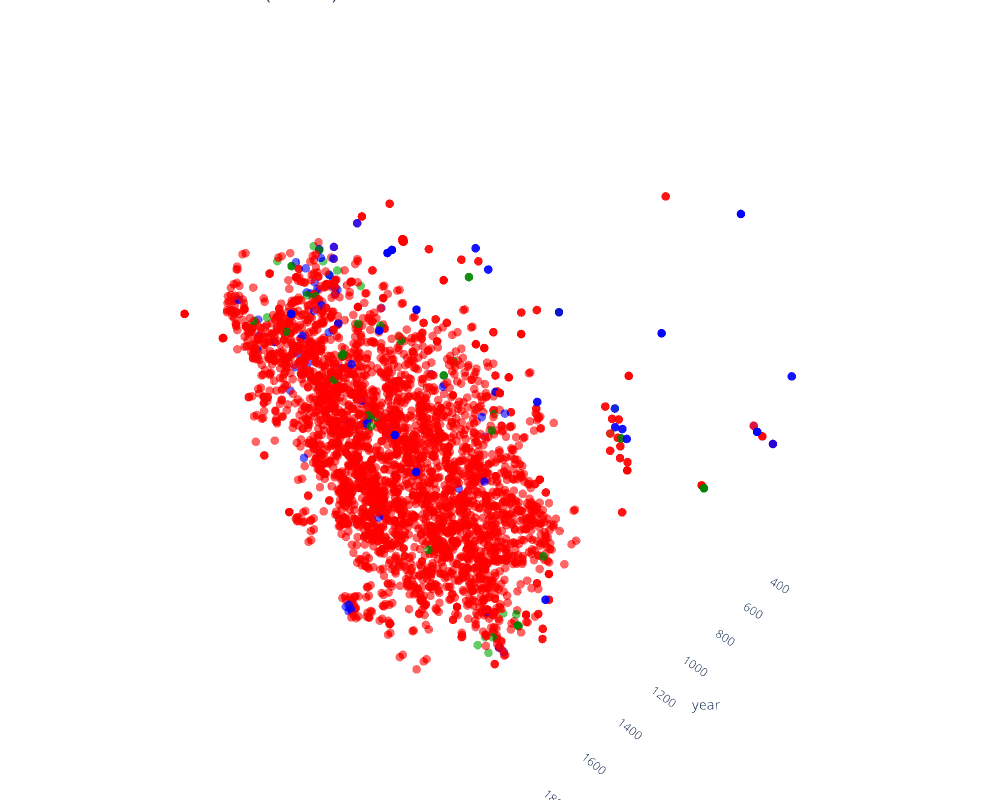

The notebook cell this image was saved under:
### Code cell
title = "Sentences with 'mercurius' (N={})".format(len(tar_sents_df))
fig = go.Figure(data=go.Scatter3d(
    x=xs,
    y=ys,
    z=zs,
    mode='markers',
    marker=dict(
        size=5,
        color=colors,
        opacity=0.8
    ),
    text=hover_text,  # use mapped hover text
    hoverinfo='text',  # ensure only the text field is displayed on hover
))

fig.update_layout(
    title=title,
    scene=dict(
        xaxis=dict(title='year', showbackground=False, showgrid=True, showline=True), #showline=True, showticklabels=True, zeroline=False, linecolor='rgba(0,0,0,0)', showbackground=False),
        #xaxis=dict(title='', showgrid=False, showline=False, showticklabels=False, zeroline=False, linecolor='rgba(0,0,0,0)', showbackground=False),
        yaxis=dict(title='', showgrid=False, showline=False, showticklabels=False, zeroline=False, linecolor='rgba(0,0,0,0)', showbackground=False),
        zaxis=dict(title='', showgrid=False, showline=False, showticklabels=False, zeroline=False, linecolor='rgba(0,0,0,0)', showbackground=False),
        bgcolor='rgba(255,255,255,0)'
    ),
    paper_bgcolor='rgba(255,255,255,255)',  # set the color of the area around the axes
    plot_bgcolor='rgba(255,255,255,255)',  # set the color of the entire chart
    autosize=False,
    width=1000,
    height=800,
    margin=dict(l=0, r=0, b=0, t=0)
)

### Figure 1 — Plotly figure (JSON) as saved in the notebook; plotly's stock layout.template omitted (floating-point values rounded to 4 significant figures; data arrays with more than 128 entries replaced by an {"elided": "..."} marker saying what was removed)
{"data": [{"hoverinfo": "text", "marker": {"color": {"elided": "3330 str values"}, "opacity": 0.8, "size": 5}, "mode": "markers", "text": {"elided": "3330 str values"}, "x": {"elided": "3330 float values"}, "y": {"elided": "3330 float values"}, "z": {"elided": "3330 float values"}, "type": "scatter3d"}], "layout": {"scene": {"xaxis": {"title": {"text": "year"}, "showbackground": false, "showgrid": true, "showline": true}, "yaxis": {"title": {"text": ""}, "showgrid": false, "showline": false, "showticklabels": false, "zeroline": false, "linecolor": "rgba(0,0,0,0)", "showbackground": false}, "zaxis": {"title": {"text": ""}, "showgrid": false, "showline": false, "showticklabels": false, "zeroline": false, "linecolor": "rgba(0,0,0,0)", "showbackground": false}, "bgcolor": "rgba(255,255,255,0)"}, "margin": {"l": 0, "r": 0, "b": 0, "t": 0}, "title": {"text": "Sentences with 'mercurius' (N=3330)"}, "paper_bgcolor": "rgba(255,255,255,255)", "plot_bgcolor": "rgba(255,255,255,255)", "autosize": false, "width": 1000, "height": 800}}
